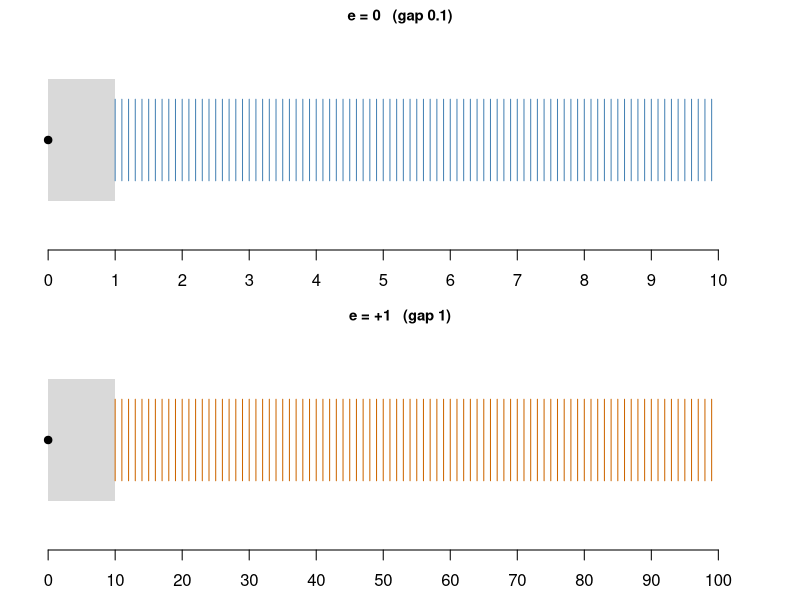
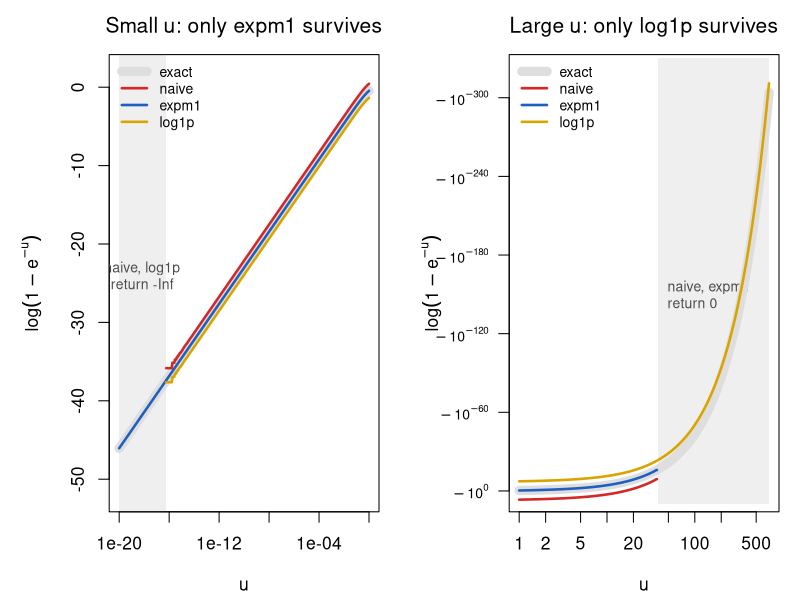

Generate these figures, in order, with R:
## ---- chunk 1
options(digits = 22)

## ---- chunk 2
#| label: integer-limits
#| warning: false
.Machine$integer.max

## Check upper bounds
as.integer(2^31 - 1)                    # maximum valid integer
as.integer(2^31)                        # exceeds limit, returns NA
as.integer(2^31 - 1) + as.integer(1)    # overflows to NA

## Check lower bounds
as.integer(-(2^31 - 1))                 # minimum valid integer
as.integer(-2^31)                       # exceeds lower limit, returns NA
## ---- chunk 3
#| label: integer-product
#| warning: false
50000L * 50000L
50000 * 50000
## ---- chunk 4
#| label: toy-all-numbers
m <- outer(1:9, 0:9, function(a, b) sprintf("%.1f",a + b / 10))
dimnames(m) <- list(d1 = 1:9, d2 = 0:9)
m
## ---- chunk 5
#| label: fig-toy-lines
#| echo: false
#| fig-width: 9
#| fig-height: 3.6
#| fig-cap: 'Illustrates how floating-point numbers are spaced on the real line in a toy number system: the gaps between representable numbers grow with magnitude, so precision is relative rather than absolute.
#|   Positive numbers at zoom $e=0$ (top, gap $0.1$) and $e=+1$ (bottom, gap $1$). Grey bands hold the crowded marks of all lower zooms ($e<0$, and $e\le 0$ in the bottom panel); overflow occurs only far to the right, beyond $9.9\times10^{9}$.'
par(mfrow = c(2, 1), mar = c(2.5, 1, 1.5, 1))
m0 <- (10:99) / 10; m1 <- 10:99
plot(NA, xlim = c(0, 10.5), ylim = c(0, 1), axes = FALSE, xlab = "", ylab = "",
     main = "e = 0   (gap 0.1)", cex.main = 0.9)
rect(0, 0.2, 1, 0.8, col = "gray85", border = NA)
segments(m0, 0.3, m0, 0.7, col = "steelblue")
points(0, 0.5, pch = 19)
axis(1, at = 0:10)
plot(NA, xlim = c(0, 105), ylim = c(0, 1), axes = FALSE, xlab = "", ylab = "",
     main = "e = +1   (gap 1)", cex.main = 0.9)
rect(0, 0.2, 10, 0.8, col = "gray85", border = NA)
segments(m1, 0.3, m1, 0.7, col = "darkorange3")
points(0, 0.5, pch = 19)
axis(1, at = seq(0, 100, 10))
## ---- chunk 6
#| label: double-limits
c(eps = .Machine$double.eps, xmax = .Machine$double.xmax,
  xmin = .Machine$double.xmin, subnormal = 2^-1074, maxint = 2^53)
## ---- chunk 7
#| label: machine-eps
1 + 2^-52 == 1
1 + 2^-53 == 1                       # half an epsilon is lost
0.1 + 0.2 == 0.3                     # rounding error
isTRUE(all.equal(0.1 + 0.2, 0.3))    # test with tolerance sqrt(eps)
## ---- chunk 8
#| label: over-underflow
2 * .Machine$double.xmax             # overflow: Inf
exp(710)                             # overflow: Inf
2^-1075                              # underflow: 0
prod(rep(0.01, 200))                 # 1e-400 underflows to 0
sum(log(rep(0.01, 200)))             # the log scale is safe
## ---- chunk 9
#| label: spacing-demo
2^52 + 1 == 2^52                     # gap 1: still distinguishable
2^53 + 1 == 2^53                     # gap 2: the +1 is lost
format(c(2^53, 2^53 + 1, 2^53 + 2), digits = 17)
.Machine$integer.max                 # 2^31 - 1
## ---- chunk 10
#| label: sum-large-small
## the target value
f0 <- 1 + 2^(-40)
f0

## adding 2^-52 (one epsilon) 2^12 times works: each addition changes the sum
f1 <- 1; i <- 1
while (i <= 2^12) { f1 <- f1 + 2^(-52); i <- i + 1 }
f1

## adding 2^-53 (half an epsilon) 2^13 times fails: 1 + 2^-53 rounds to 1 every time
f2 <- 1; i <- 1
while (i <= 2^13) { f2 <- f2 + 2^(-53); i <- i + 1 }
f2

## this difference is not due to number display in R
f0 == f1
f0 == f2

## R's built-in sum() uses pairwise summation and extended precision
f3 <- sum(c(1, rep(2^(-53), 2^13))); f3
f1 == f3
f4 <- sum(c(1, rep(2^(-54), 2^14))); f4
f0 == f4

## the fix: accumulate the small numbers first, then add to 1
f6s <- 0; i <- 1
while (i <= 2^14) { f6s <- f6s + 2^(-54); i <- i + 1 }
f6s
f6 <- f6s + 1; f6
f0 == f6
## ---- chunk 11
#| label: summation-methods
x <- c(1, rep(1e-16, 1e4))                 # exact sum is 1 + 1e-12

naive_sum <- function(x) { s <- 0; for (v in x) s <- s + v; s }

kahan_sum <- function(x) {
  s <- 0; c <- 0                            # c holds the running roundoff error
  for (v in x) { y <- v - c; t <- s + y; c <- (t - s) - y; s <- t }
  s }

c(naive   = naive_sum(x) - 1,
  sorted  = naive_sum(sort(x)) - 1,
  kahan   = kahan_sum(x) - 1,
  builtin = sum(x) - 1,
  exact   = 1e-12)
## ---- chunk 12
#| label: eps-other-bases
log(2^(-52))               # base e: about -36
1 + exp(-35)
1 + exp(-37)               # evaluates to exactly 1

log(2^(-52), base = 10)    # base 10: about -15.7
1 + 1e-15 == 1
1 + 1e-16 == 1
## ---- chunk 13
#| label: tbl-fexp-naive
#| message: false
library(knitr)

fexp <- function(x, debug = FALSE) {
  i <- 0; expx <- 1; u <- 1
  if (debug) debug_list <- list()
  while (abs(u) > 1e-20 * abs(expx)) {
    i <- i + 1
    u <- u * x / i
    expx <- expx + u
    if (debug) debug_list[[i]] <- c(Step = i, Term_u = u, exp_x = expx)
  }
  if (debug) return(do.call(rbind, debug_list))
  expx
}

test_vals <- c(10, 20, 60, -1, -10, -20, -50)
res1 <- data.frame(x = test_vals, Built_in_Exp = exp(test_vals), Taylor_fexp = sapply(test_vals, fexp))
kable(res1, caption = "Compares a naive Taylor-series implementation of the exponential function with the built-in exp() to show that the series is accurate for positive arguments but fails for negative ones. Built-in exp() versus the naive Taylor series fexp()")
## ---- chunk 14
#| label: tbl-fexp-debug
debug_matrix <- fexp(-50, debug = TRUE)
debug_summary <- rbind(
  head(debug_matrix, 10),
  matrix(NA, nrow = 1, ncol = 3, dimnames = list("...", colnames(debug_matrix))),
  tail(debug_matrix, 10))
kable(debug_summary, caption = "Exposes the internals of the failing computation of exp(-50), showing that very large terms of alternating sign cancel and leave only roundoff error. Debug trace for fexp(-50) showing catastrophic cancellation")
## ---- chunk 15
#| label: tbl-fexp-robust
fexp2 <- function(x) {
  xa <- abs(x); i <- 0; expx <- 1; u <- 1
  while (u > 1e-20 * expx) { i <- i + 1; u <- u * xa / i; expx <- expx + u }
  if (x >= 0) expx else 1 / expx
}

test_vals_neg <- c(-10, -20, -50)
res2 <- data.frame(x = test_vals_neg, Built_in_Exp = exp(test_vals_neg), Robust_fexp2 = sapply(test_vals_neg, fexp2))
kable(res2, caption = "Shows that reformulating the computation as 1/exp(|x|) removes the cancellation and restores accuracy for negative arguments. Robust fexp2() for negative arguments")
## ---- chunk 16
#| label: expm1-demo
x <- 1e-10
c(naive = exp(x) - 1, expm1 = expm1(x), series = x + x^2 / 2)
x <- 1e-20
c(naive = log(1 + x), log1p = log1p(x))
## ---- chunk 17
#| label: variance-formulas
## one-pass (computational) formula
var1 <- function(x) { n <- length(x); (sum(x^2) - sum(x)^2 / n) / (n - 1) }

## two-pass formula (centering on the mean)
var2 <- function(x) { n <- length(x); sum((x - mean(x))^2) / (n - 1) }

## small data works fine for both
x <- c(1, 2, 3)
c(var1(x), var2(x), var(x))

## a large shift exposes catastrophic cancellation in var1
x <- c(1, 2, 3) + 1e8
c(var1(x), var2(x), var(x))
x <- c(1, 2, 3) + 1e10
c(var1(x), var2(x), var(x))
## ---- chunk 18
#| label: tbl-variance-scan
M <- 10^(0:10)
res <- t(sapply(M, function(m) { x <- c(1, 2, 3) + m; c(M = m, one_pass = var1(x), two_pass = var2(x)) }))
kable(res, caption = "Demonstrates catastrophic cancellation in the one-pass variance formula, which breaks down when the data have a large mean, while the two-pass formula stays accurate. One-pass versus two-pass variance as the data are shifted by M", digits = 6)
## ---- chunk 19
#| label: variance-fixes
var_shifted <- function(x) { n <- length(x); d <- x - x[1]; (sum(d^2) - sum(d)^2 / n) / (n - 1) }

var_welford <- function(x) {
  m <- 0; S <- 0
  for (k in seq_along(x)) { m_old <- m; m <- m + (x[k] - m) / k; S <- S + (x[k] - m_old) * (x[k] - m) }
  S / (length(x) - 1) }

x <- c(1, 2, 3) + 1e10
c(one_pass = var1(x), shifted = var_shifted(x), welford = var_welford(x), two_pass = var2(x))
## ---- chunk 20
#| label: sigmoid-demo
p1 <- function(theta) exp(theta) / (1 + exp(theta))
p2 <- function(theta) 1 / (1 + exp(-theta))

## large positive theta breaks p1, works in p2
theta <- 2000
c(p1 = p1(theta), p2 = p2(theta))

## large negative theta works for both
theta <- -2000
c(p1 = p1(theta), p2 = p2(theta))

## the piecewise form is safe everywhere and keeps full precision in both tails
sigmoid <- function(x) ifelse(x >= 0, 1 / (1 + exp(-x)), exp(x) / (1 + exp(x)))
sigmoid(c(-2000, -20, 0, 20, 2000))
## ---- chunk 21
#| label: builtin-demo
c(naive = log(factorial(1000)), lfactorial = lfactorial(1000))
c(naive = log(dnorm(40)), dnorm_log = dnorm(40, log = TRUE))
c(naive = log(1 - pnorm(10)), stable = pnorm(10, lower.tail = FALSE, log.p = TRUE))
## ---- chunk 22
#| label: log-quotient-demo
log_x <- 800; x <- exp(log_x); x          # overflow
log_y <- 805; y <- exp(log_y); y          # overflow
x / y                                     # Inf/Inf = NaN

log_xovery <- log_x - log_y               # subtracting logs is safe
log_xovery
exp(log_xovery)

## likelihood versus log-likelihood for 2000 fair-coin tosses
p <- rep(0.5, 2000)
c(likelihood = prod(p), log_likelihood = sum(log(p)))
## ---- chunk 23
#| label: log-sum-exp
log_sum_exp <- function(log_x) {
  max_log_x <- max(log_x)
  max_log_x + log(sum(exp(log_x - max_log_x)))
}

## values that would overflow directly
log_x <- c(2000, 2010, 2030)
exp(log_x)                                   # Inf
c(direct = log(sum(exp(log_x))), lse = log_sum_exp(log_x))

## values that would underflow directly
log_x <- -c(2000, 2010, 2030)
exp(log_x)                                   # 0
c(direct = log(sum(exp(log_x))), lse = log_sum_exp(log_x))
## ---- chunk 24
#| label: mixture-loglik
y <- c(-1, 0.5, 2, 45)                      # the last value is far from both means
mu <- c(0, 3); w <- c(0.6, 0.4)
naive <- sum(log(w[1] * dnorm(y, mu[1]) + w[2] * dnorm(y, mu[2])))
stable <- sum(sapply(y, function(yi) log_sum_exp(log(w) + dnorm(yi, mu, log = TRUE))))
c(naive = naive, stable = stable)
## ---- chunk 25
#| label: log-softmax
x <- c(1000, 1001, 1005)
naive <- log(exp(x) / sum(exp(x)))
stable <- x - log_sum_exp(x)
rbind(naive, stable, probabilities = exp(stable))
## ---- chunk 26
#| label: logsumexp-matrixStats
#| message: false
library(matrixStats)
c(mine = log_sum_exp(c(2000, 2001, 2002)), matrixStats = logSumExp(c(2000, 2001, 2002)))
## ---- chunk 27
#| label: log-minus-exp
log_minus_exp <- function(log_x, log_y) {
  if (log_x < log_y) stop("the first argument must be the larger")
  log_x + log1p(-exp(log_y - log_x))
}

log_minus_exp(2020, 2000)
exp(2000) - exp(1999)                       # direct subtraction: Inf - Inf = NaN

## nearly equal arguments: log1p keeps the precision that log(1 - .) would lose
lx <- 10; ly <- 10 - 1e-12
c(with_log1p = log_minus_exp(lx, ly), with_log = lx + log(1 - exp(ly - lx)), exact = log(exp(lx) - exp(ly)))
## ---- chunk 28
#| label: logspace-sub-table
a <- c(2000, 1e-20, -1000,    0)
b <- c(1999,     0, -1001, -500)
g <- function(x) formatC(x, format = "g", digits = 8)
kable(data.frame(a = g(a), b = g(b), u = g(a - b),
                  naive = g(log(exp(a) - exp(b))),
                  log_minus_exp = g(mapply(log_minus_exp, a, b))),
      caption = "Shows why log(exp(a) - exp(b)) should be computed on the log scale: the naive expression overflows for large a and b, whereas log_minus_exp stays finite and accurate. log(exp(a) - exp(b)) by the naive expression and by log_minus_exp",
      align = c("r", "r", "r", "r", "r"))
## ---- chunk 29
#| label: log1mexp-functions
f_naive <- function(u) log(1 - exp(-u))     # both failures
f_expm1 <- function(u) log(-expm1(-u))      # never forms the difference 1 - exp(-u)
f_log1p <- function(u) log1p(-exp(-u))      # never forms the sum exp(-u)
## ---- chunk 30
#| label: tbl-log1mexp
u <- c(1e-100, 1e-18, 1e-15, 1e-8, 1, 20, 50, 500)
log1mexp <- function(u) ifelse(u <= log(2), log(-expm1(-u)), log1p(-exp(-u)))
## write numbers as m x 10^k (LaTeX), since the computer notation 1e-8 uses
## "e" for a power of ten and could be mistaken for Euler's e in this chapter
g <- function(x) vapply(x, function(v) {
  if (is.nan(v)) return("NaN")
  if (is.infinite(v)) return(if (v < 0) "$-\\infty$" else "$\\infty$")
  if (v == 0) return("$0$")
  k <- floor(log10(abs(v)))
  if (k >= -2 && k <= 3) return(paste0("$", signif(v, 6), "$"))
  m <- signif(v / 10^k, 6)
  if (abs(m) == 1) return(paste0("$", if (m < 0) "-", "10^{", k, "}$"))
  paste0("$", m, "\\times 10^{", k, "}$")
}, "")
ser_expm1 <- suppressWarnings(log(u - u^2 / 2))        # two-term Taylor series for 1 - exp(-u)
ser_log1p <- -exp(-u) - exp(-2 * u) / 2                # two-term Taylor series for log1p(-exp(-u))
kable(data.frame(u = g(u), naive = g(f_naive(u)), expm1 = g(f_expm1(u)),
                 `expm1 series` = g(ser_expm1), log1p = g(f_log1p(u)),
                 `log1p series` = g(ser_log1p), correct = g(log1mexp(u)),
                 check.names = FALSE),
      caption = "Computing log(1 - exp(-u)) four ways, with the two-term Taylor series behind expm1 and log1p, across eighteen orders of magnitude of u.",
      align = rep("r", 7))
## ---- chunk 31
#| label: log1mexp-branch
log1mexp <- function(u) ifelse(u <= log(2), log(-expm1(-u)), log1p(-exp(-u)))
## ---- chunk 32
#| label: fig-log1mexp
#| echo: !expr knitr::is_html_output()   # code shown in HTML only
#| fig-cap: "Compares implementations of log(1 - exp(-u)) to show which formulas remain accurate for very small and very large u.
#|   The three implementations of log(1 - exp(-u)) against u on a log scale. Curves are offset vertically by a small constant so that they remain distinguishable where they agree; log1mexp is the grey reference."
#| fig-width: 10
#| fig-height: 4.2

fin <- function(y) replace(y, !is.finite(y), NA)   # -Inf: the curve simply stops
## for the right panel: place y < 0 on a log axis without changing its sign,
## by plotting log10(-y) against a reversed axis labelled -10^k
negpow <- function(y) {
  out <- rep(NA_real_, length(y)); ok <- is.finite(y) & y < 0
  out[ok] <- log10(-y[ok]); out
}
cols <- c(naive = "#D62728", expm1 = "#1F5FBF", log1p = "#D9A400")
par(mfrow = c(1, 2), mar = c(4.2, 5.2, 2.6, 1), cex = 1.05)

## left: small u, value plotted directly; jitter in units of the response
u <- 10^seq(-20, 0, length.out = 400)
jit <- c(0.9, 0, -0.9)
plot(u, log1mexp(u), type = "n", log = "x", ylim = c(-52, 2),
     xlab = expression(u), ylab = expression(log(1 - e^-u)),
     main = expression("Small" ~ u * ": only expm1 survives"))
u_dead <- max(u[!is.finite(f_naive(u))])
rect(min(u), -60, u_dead, 10, col = adjustcolor("gray50", 0.12), border = NA)
text(sqrt(min(u) * u_dead), -24, "naive, log1p\nreturn -Inf", col = "gray30", cex = 0.8)
lines(u, log1mexp(u), lwd = 9, col = "gray87")
lines(u, fin(f_naive(u)) + jit[1], lwd = 2.5, col = cols["naive"])
lines(u, fin(f_expm1(u)) + jit[2], lwd = 2.5, col = cols["expm1"])
lines(u, fin(f_log1p(u)) + jit[3], lwd = 2.5, col = cols["log1p"])
legend("topleft", bty = "n", cex = 0.8, lwd = c(9, 2.5, 2.5, 2.5),
       col = c("gray87", cols), legend = c("exact", "naive", "expm1", "log1p"))

## right: large u, same quantity on a log-magnitude axis (note the reversed ylim);
## jitter is now in powers of ten, so it must be applied after negpow()
u <- 10^seq(0, log10(700), length.out = 400)
jit <- c(7, 0, -7)
k <- seq(0, -300, by = -60)
plot(u, negpow(log1mexp(u)), type = "n", log = "x", ylim = c(3, -320), yaxt = "n",
     xlab = expression(u), ylab = expression(log(1 - e^-u)),
     main = expression("Large" ~ u * ": only log1p survives"))
axis(2, at = k, labels = parse(text = paste0("-10^", k)), las = 1, cex.axis = 0.8)
u_dead <- min(u[f_naive(u) >= 0])
rect(u_dead, 10, max(u), -330, col = adjustcolor("gray50", 0.12), border = NA)
text(u_dead * 1.3, -150, "naive, expm1\nreturn 0", adj = c(0, 0.5), col = "gray30", cex = 0.8)
lines(u, negpow(log1mexp(u)), lwd = 9, col = "gray87")
lines(u, negpow(f_naive(u)) + jit[1], lwd = 2.5, col = cols["naive"])
lines(u, negpow(f_expm1(u)) + jit[2], lwd = 2.5, col = cols["expm1"])
lines(u, negpow(f_log1p(u)) + jit[3], lwd = 2.5, col = cols["log1p"])
legend("topleft", bty = "n", cex = 0.8, lwd = c(9, 2.5, 2.5, 2.5),
       col = c("gray87", cols), legend = c("exact", "naive", "expm1", "log1p"))
## ---- chunk 33
#| label: phi10-example
c(naive    = log(1 - pnorm(10)),                          # pnorm(10) rounds to 1, so log(0) = -Inf
  log1p    = log1p(-pnorm(10)),                            # log1p cannot recover digits already lost
  log1mexp = log1mexp(-pnorm(10, log.p = TRUE)),           # complement taken in log space
  stable   = pnorm(10, lower.tail = FALSE, log.p = TRUE))  # direct upper tail
## ---- chunk 34
#| label: phi-neg10-example
c(naive    = log(1 - pnorm(-10)),                           # 1 - 7.6e-24 rounds to 1, so log gives 0
  log1p    = log1p(-pnorm(-10)),                             # pnorm(-10) is itself accurate
  log1mexp = log1mexp(-pnorm(-10, log.p = TRUE)),
  stable   = pnorm(-10, lower.tail = FALSE, log.p = TRUE))
